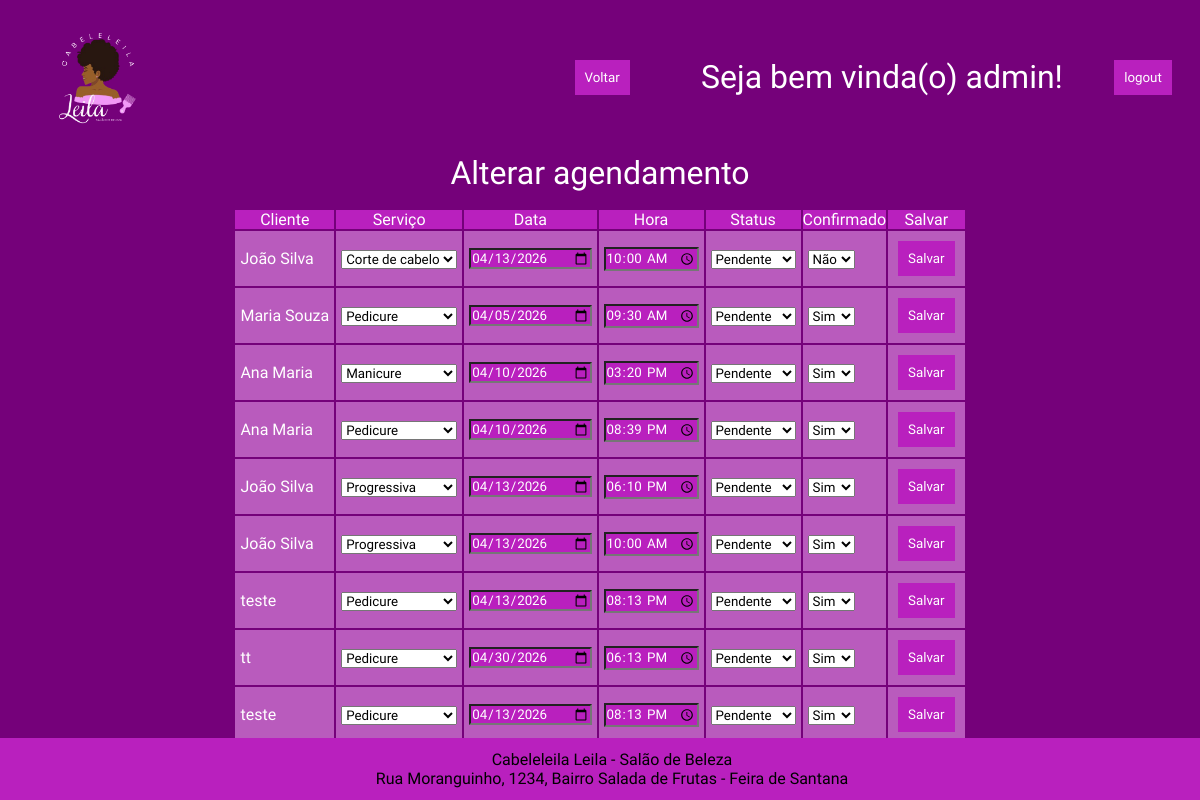
Screenshot of /alterar_agendamento (signed in) with the database file from the repository.
### models/Admin.py (models this page shows, shortened)
class Admin(db.Model, UserMixin):
    __tablename__ = 'admins'
    id = db.Column(db.Integer, primary_key=True)
    login = db.Column(db.String(100), nullable=False)
    senha = db.Column(db.String(100), nullable=False)
    def login_get(self):
        return self.login

### models/Agendamento.py (models this page shows, shortened)
class Agendamento(db.Model):
    __tablename__ = 'agendamentos'
    id = db.Column(db.Integer, primary_key=True)
    clienteID = db.Column(db.Integer, db.ForeignKey('clientes.id'), nullable=False)
    servicoID = db.Column(db.Integer, db.ForeignKey('servicos.id'), nullable=False)
    data = db.Column(db.String(10), nullable=False)
    hora = db.Column(db.String(5), nullable=False)
    atendimento_confirmado = db.Column(db.String(10), nullable=False)
    status = db.Column(db.String(10), nullable=False)
    def id_get(self ):
        return self.id
    def clienteID_get(self):
        return self.clienteID
    def servicoID_get(self):
        return self.servicoID
    def data_get(self):
        return self.data
    def hora_get(self):
        return self.hora
    def status_get(self):
        return self.status
    def atendimento_confirmado_get(self):
        return self.atendimento_confirmado

### models/Cliente.py (models this page shows, shortened)
class Cliente(db.Model, UserMixin):
    __tablename__ = 'clientes'
    id = db.Column(db.Integer, primary_key=True)
    login = db.Column(db.String(100), nullable=False)
    senha = db.Column(db.String(100), nullable=False)
    def login_get(self ):
        return self.login

### models/Servico.py (models this page shows, shortened)
class Servico(db.Model):
    __tablename__ = 'servicos'
    id = db.Column(db.Integer, primary_key=True)
    nome = db.Column(db.String(100), nullable=False)
    preco = db.Column(db.Float, nullable=False)
    def nome_get(self ):
        return self.nome

### app.py (the view, shortened to what this page needs)
@app.route('/alterar_agendamento', methods=['GET', 'POST'])
@login_required
def alterar_agendamento():
    mensagem = ''
    clientes_lista = {}
    if isinstance(current_user, Admin):
        agendamentos : Agendamento = Agendamento.query.all()
        servicos: Servico = Servico.query.all()
    elif isinstance(current_user, Cliente):
        cliente_id = current_user.id_get()
        agendamentos : Agendamento = Agendamento.query.filter_by(clienteID=cliente_id).all()
        servicos: Servico = Servico.query.all()
    for ag in agendamentos:
        ag: Agendamento
        c: Cliente = Cliente.query.get(ag.clienteID_get())
        s: Servico = Servico.query.get(ag.servicoID_get())
        clientes_lista[ag.clienteID_get()] = {
            'id'                     : ag.id_get(),
            'cliente'                : c.login_get(),
            'servico'                : s.nome_get(),
            'data'                   : ag.data_get(),
            'hora'                   : ag.hora_get(),
            'status'                 : ag.status_get(),
            'atendimento_confirmado' : ag.atendimento_confirmado_get()
        }
    return render_template('alterar_agendamento.html', mensagem=mensagem, agendamentos=agendamentos, servicos=servicos, clientes=clientes_lista)

### app.py (called while the page is built)
@login_manager.user_loader
def load_user(user_id):
    tipo, id_str = user_id.split("-")
    user_id = int(id_str)
    if tipo == "admin":
        return Admin.query.get(user_id)
    elif tipo == "usuario":
        return Cliente.query.get(user_id)

### templates/alterar_agendamento.html (shortened to what this page needs)
<!DOCTYPE html>
<html lang="pt-br">
<head>
    <link rel="stylesheet" href="{{ url_for('static', filename='css/para_table_styles.css') }}">
</head>
<body>
  <header>
        <div class="nav-container">
            <span><img class="logo" src="{{ url_for('static', filename='img/logo-semfundo.png') }}" alt="logo"></span>
            <a href="{{ url_for('painel') }}"><button id="btn-voltar">Voltar</button></a>
            <h1 id="msg-boas-vindas">Seja bem vinda(o) {{ current_user.login_get() }}!</h1>
            <a href="{{ url_for('logout') }}"><button id="btn-logout">logout</button></a>
        </div>
    </header>
  <main class="container-main">
    <h1>Alterar agendamento</h1>
    {% if agendamentos %}
        <table>
            <thead>
                <tr>
                    <th>Cliente</th>
                    <th>Serviço</th>
                    <th>Data</th>
                    <th>Hora</th>
                    <th>Status</th>
                    <th>Confirmado</th>
                    <th>Salvar</th>
                </tr>
            </thead>
            <tbody>
                {% for ag in agendamentos %}
                <tr>
                    <form method="POST" action="/alterar_agendamento">
                        <td>{{ clientes[ag.clienteID_get()]['cliente'] }}</td>
                        <td>
                            <select name="servico">
                                {% for s in servicos %}
                                    <option value="{{ s.id }}" {% if s.id == ag.servicoID_get() %}selected{% endif %}>
                                        {{ s.nome_get() }}
                                    </option>
                                {% endfor %}
                            </select>
                        </td>
                        <td>
                            <input type="date" name="data" value="{{ ag.data_get() }}">
                        </td>
                        <td>
                            <input type="time" name="hora" value="{{ ag.hora_get() }}">
                        </td>
                        <td>
                            {% if current_user.__class__.__name__ == 'Admin' %}
                                <select name="status">
                                    <option value="pendente"  {% if ag.status_get() == 'pendente'  %}selected{% endif %}>Pendente</option>
                                </select>
                            {% else %}
                                {{ ag.status_get() }}
                            {% endif %}
                        </td>
                        <td>
                            {% if current_user.__class__.__name__ == 'Admin' %}
                                <select name="atendimento_confirmado">
                                    <option value="sim" {% if ag.atendimento_confirmado_get() == 'sim' %}selected{% endif %}>Sim</option>
                                    <option value="nao" {% if ag.atendimento_confirmado_get() == 'nao' %}selected{% endif %}>Não</option>
                                </select>
                            {% else %}
                                {{ ag.atendimento_confirmado_get() }}
                            {% endif %}
                        </td>
                        <td><button type="submit">Salvar</button></td>
                    </form>
                </tr>
                {% endfor %}
            </tbody>
        </table>
    {% else %}
        <p>Nenhum agendamento encontrado.</p>
    {% endif %}
</main>
<footer>
        <p >Cabeleleila Leila - Salão de Beleza</p>
        <p >Rua Moranguinho, 1234, Bairro Salada de Frutas - Feira de Santana</p>
    </footer>
</html>

### static/css/para_table_styles.css (style rules this page uses)
* { margin: 0; padding: 0; font-family: "Josefin Sans", sans-serif; font-weight: 500; font-style: normal; }
body { display: grid; overflow-x: hidden; grid-template-rows: 1fr auto; grid-template-areas: "cabecalho" "conteudo" "rodape"; font-family: "Oswald", sans-serif; font-weight: 400; background-color: rgba(117, 1, 122, 1); }
footer { grid-area: rodape; display: flex; flex-direction: column; margin-top: 10vh; width: 100vw; display: flex; align-items: center; justify-content: center; background-color: rgb(185, 32, 190); padding: 1%; position: fixed; bottom: 0; width: 100%; }
.nav-container { display: flex; justify-content: space-around; align-items: center; color: white; }
.logo { width: 30%; }
.nav-container h1 { padding-left: 20px; }
.container-main { display: flex; flex-direction: column; justify-items: center; align-items: center; gap: 16px; color: white; }
thead { background-color: rgb(185, 32, 190); }
tbody { background-color: rgb(185, 91, 189); }
button { background-color: rgb(185, 32, 190); color: white; padding: 10px; margin: 5px; border: none; cursor: pointer; transition: background-color 0.3s ease; }
input { color: white; background-color: rgb(185, 32, 190); }
td { padding: 5px; }

### rows the page displays
Admin: login_get "admin"
Agendamento: clienteID.login "João Silva", servico "Corte de cabelo", data "04/13/2026", hora "10:00", status "Pendente", atendimento_confirmado "Não"
Agendamento: clienteID.login "Maria Souza", servico "Pedicure", data "04/05/2026", hora "09:30", atendimento_confirmado "Sim"
Agendamento: clienteID.login "Ana Maria", servico "Manicure", data "04/10/2026", hora "15:20", atendimento_confirmado "Sim"
Agendamento: clienteID.login "Ana Maria", servico "Pedicure", data "04/10/2026", hora "20:39", status "Pendente", atendimento_confirmado "Sim"
Agendamento: clienteID.login "João Silva", servico "Progressiva", data "04/13/2026", hora "18:10", atendimento_confirmado "Sim"
Agendamento: clienteID.login "João Silva", servico "Progressiva", data "04/13/2026", hora "10:00", atendimento_confirmado "Sim"
Agendamento: clienteID.login "teste", servico "Pedicure", data "04/13/2026", hora "20:13", atendimento_confirmado "Sim"
Agendamento: clienteID.login "tt", servico "Pedicure", data "04/30/2026", hora "18:13", atendimento_confirmado "Sim"
Agendamento: clienteID.login "teste", servico "Pedicure", data "04/13/2026", hora "20:13", atendimento_confirmado "Sim"
